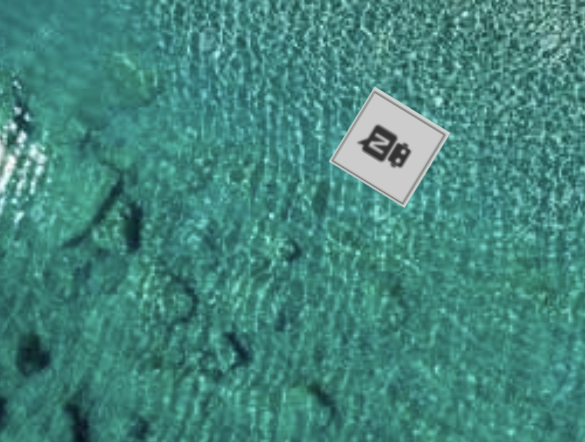
#> input picture resumen_openCV/img/log3.png, 585 x 442 px
$ python color_detec.py
#> lines starting #> are read from the running program, lines starting #| are printed output that depends on the picture; after the words box and inside, x2 and y2 are one past the last pixel; in counts of white or black regions, pixels touching at a corner belong together
### resumen_openCV/stack_img.py
import cv2
import numpy as np

def stackImages(scale, imgArray):
    rows = len(imgArray)
    cols = len(imgArray[0])

    for y in range(rows):
        for x in range(cols):
            if len(imgArray[y][x].shape) == 2:
                imgArray[y][x] = cv2.cvtColor(imgArray[y][x], cv2.COLOR_GRAY2BGR)

            if x == 0:
                img_hor = cv2.resize(imgArray[y][x], scale, interpolation=cv2.INTER_AREA)
            else:
                img_hor = np.hstack((img_hor, cv2.resize(imgArray[y][x], scale, interpolation=cv2.INTER_AREA)))

        if y == 0:
            img_ver = img_hor
        else:
            img_ver = np.vstack((img_ver, img_hor))

    return img_ver

### resumen_openCV/color_detec.py
import cv2
import numpy as np
from stack_img import stackImages

def empty(value):
    print(value)

cv2.namedWindow("TrackBars")
cv2.resizeWindow("TrackBars", 600, 240)

cv2.createTrackbar("Hue min","TrackBars", 0, 179, empty)
#> slider 'Hue min' is set to 35
cv2.createTrackbar("Hue max","TrackBars", 179, 179, empty)
cv2.createTrackbar("sat min","TrackBars", 0, 255, empty)
#> slider 'sat min' is set to 51
cv2.createTrackbar("sat max","TrackBars", 255, 255, empty)
cv2.createTrackbar("val min","TrackBars", 0, 255, empty)
#> slider 'val min' is set to 51
cv2.createTrackbar("val max","TrackBars", 255, 255, empty)

# color detection
while True:
    img = cv2.imread("img/log3.png")
#> img is the input picture: shape (442, 585, 3); mean B, G, R 125.3, 134.3, 68.2
    print(img)
#> (printed output is left out)
    img_copy = img.copy()

    imghsv = cv2.cvtColor(img, cv2.COLOR_BGR2HSV)
#> imghsv: shape (442, 585, 3); mean H, S, V 83.9, 128.7, 134.3

    h_min = cv2.getTrackbarPos("Hue min","TrackBars")
    h_max = cv2.getTrackbarPos("Hue max","TrackBars")
    s_min = cv2.getTrackbarPos("sat min","TrackBars")
    s_max = cv2.getTrackbarPos("sat max","TrackBars")
    v_min = cv2.getTrackbarPos("val min","TrackBars")
    v_max = cv2.getTrackbarPos("val max","TrackBars")

    lower = np.array([h_min,s_min,v_min])
    upper = np.array([h_max,s_max,v_max])
    mask = cv2.inRange(imghsv, lower, upper)
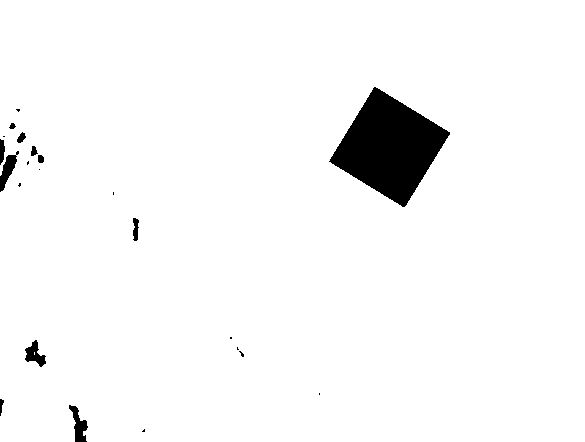
#> mask: shape (442, 585); 96.4% white; 22 black regions (11 under 20 px), largest, box (x1, y1, x2, y2) and area: (329, 87, 450, 207) 7801, (69, 405, 88, 442) 332, (0, 151, 19, 192) 321
    canny = cv2.Canny(mask, 50, 50)
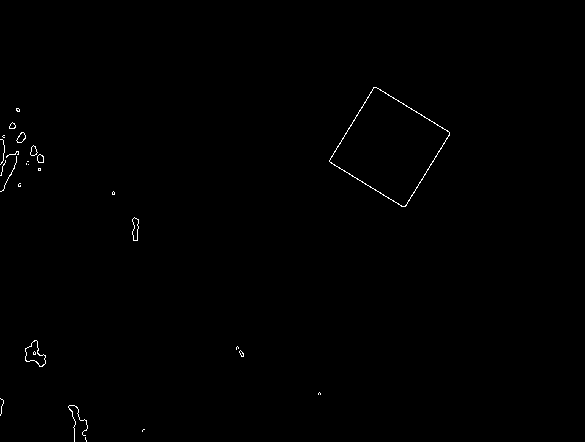
#> canny: shape (442, 585); 0.35% white in thin lines or dots, all inside (x1, y1, x2, y2) = (0, 87, 450, 442)
    dil = cv2.dilate(canny, np.ones((5,5)), iterations=1)
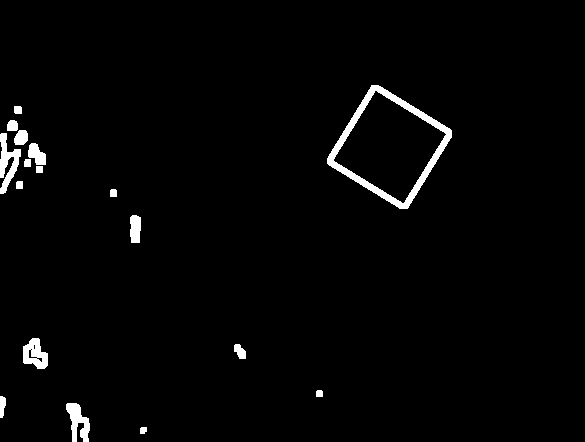
#> dil: shape (442, 585); 2.1% white; 17 white regions, largest, box (x1, y1, x2, y2) and area: (327, 85, 452, 209) 2272, (0, 133, 21, 194) 615, (66, 403, 90, 442) 532

    img_copy[np.where(dil > 100)] = np.array([0, 0, 255])
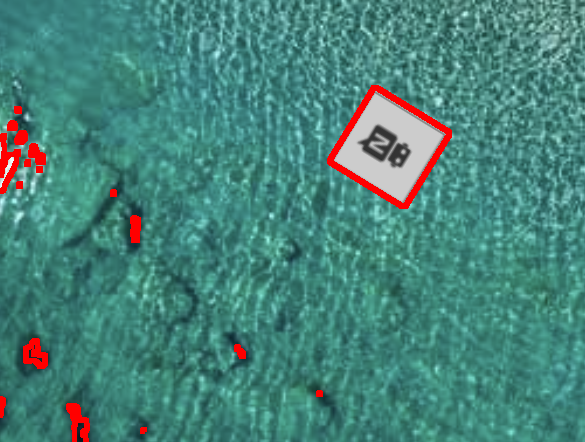
#> img_copy: shape (442, 585, 3); 2.07% of pixels changed, all inside (x1, y1, x2, y2) = (0, 85, 452, 442)

    full = stackImages((500, 380), [[img, imghsv, mask, img_copy]])
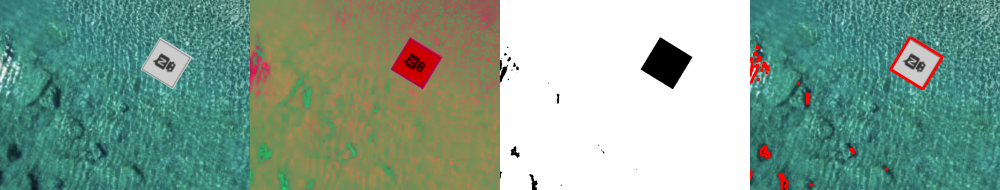
#> full: shape (380, 2000, 3) (shown at 1/2 size); mean B, G, R 144.4, 160.1, 130
    cv2.imshow("full", full)
    cv2.waitKey(1)

# 26 - 180 G

$ run again, with resumen_openCV/img/log2.png copied over resumen_openCV/img/log3.png
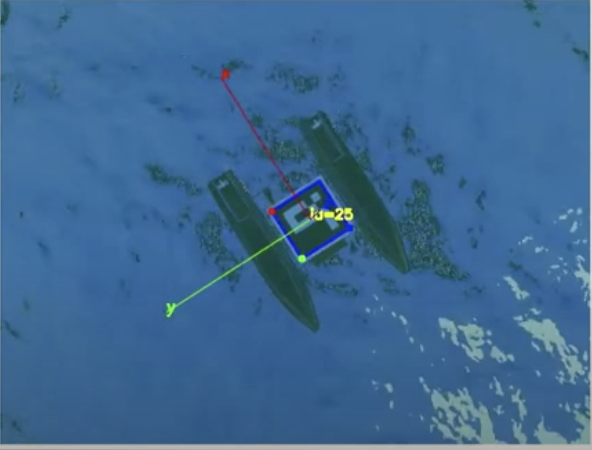
#> input picture resumen_openCV/img/log2.png, 592 x 450 px
#> img is the input picture: shape (450, 592, 3); mean B, G, R 146.4, 104.5, 62.3
#> (printed output is left out)
#> imghsv: shape (450, 592, 3); mean H, S, V 103.5, 147.4, 146.9
#> `mask = cv2.inRange(imghsv, lower, upper)`:
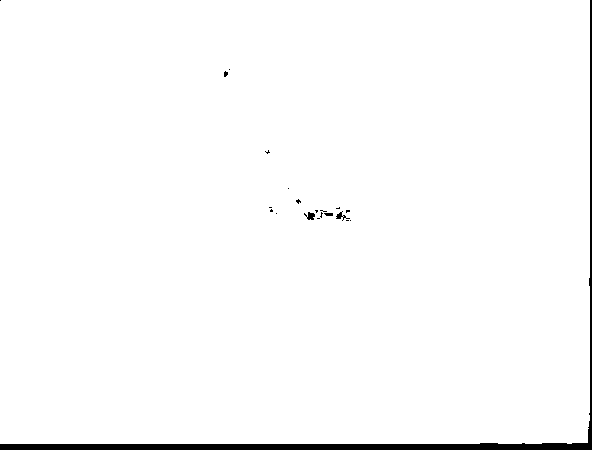
#> mask: shape (450, 592); 98.2% white; 21 black regions (17 under 20 px), largest, box (x1, y1, x2, y2) and area: (0, 0, 592, 450) 4551, (304, 212, 315, 220) 53, (336, 211, 350, 221) 46, (324, 213, 333, 216) 24
#> canny: shape (450, 592); 0.47% white in thin lines or dots
#> dil: shape (450, 592); 2.4% white; 8 white regions (1 under 20 px), largest, box (x1, y1, x2, y2) and area: (0, 0, 592, 446) 5191, (301, 205, 354, 224) 692, (266, 204, 280, 217) 120
#> img_copy: shape (450, 592, 3); 2.38% of pixels changed, all inside (x1, y1, x2, y2) = (0, 0, 592, 446)
#> `full = stackImages((500, 380), [[img, imghsv, mask, img_copy]])`:
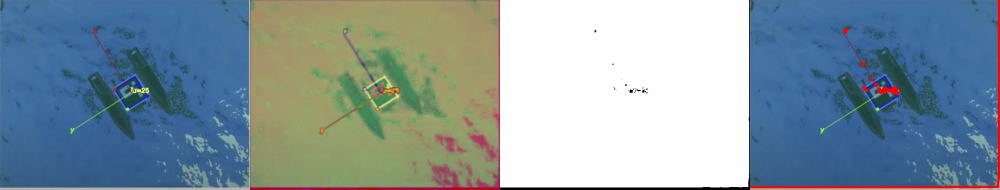
#> full: shape (380, 2000, 3) (shown at 1/2 size); mean B, G, R 160.8, 151, 131.4

$ run again, with resumen_openCV/img/log4.png copied over resumen_openCV/img/log3.png
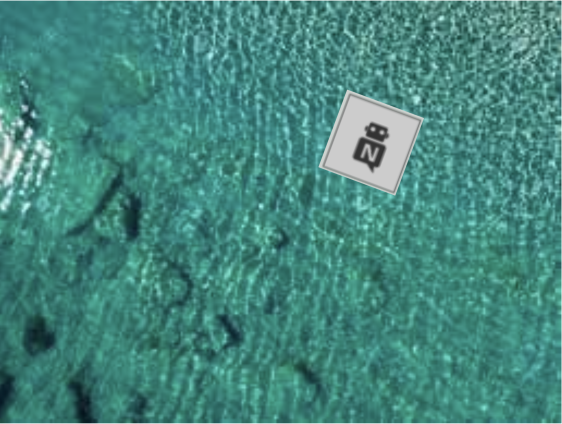
#> input picture resumen_openCV/img/log4.png, 1124 x 848 px (shown at 1/2 size)
#> img is the input picture: shape (848, 1124, 3); mean B, G, R 125.6, 134.5, 68.9
#> (printed output is left out)
#> imghsv: shape (848, 1124, 3); mean H, S, V 83.8, 128.2, 134.6
#> `mask = cv2.inRange(imghsv, lower, upper)`:
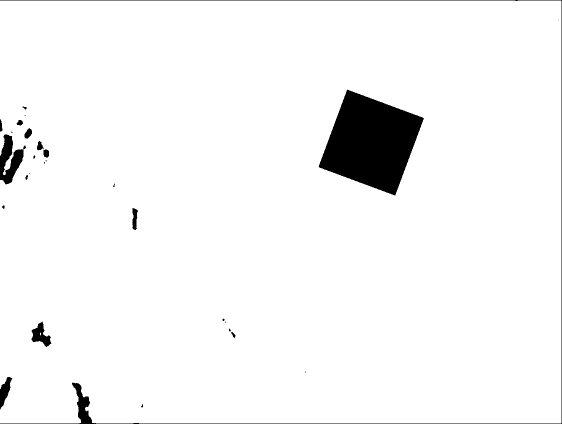
#> mask: shape (848, 1124) (shown at 1/2 size); 96.1% white; 28 black regions (13 under 20 px), largest, box (x1, y1, x2, y2) and area: (637, 179, 848, 391) 27091, (0, 0, 1124, 848) 4564, (0, 269, 52, 369) 2593
#> canny: shape (848, 1124); 0.53% white in thin lines or dots
#> dil: shape (848, 1124); 2.4% white; 22 white regions, largest, box (x1, y1, x2, y2) and area: (0, 0, 1124, 848) 12437, (635, 177, 850, 393) 3979, (0, 266, 54, 371) 1920
#> img_copy: shape (848, 1124, 3); 2.42% of pixels changed, all inside (x1, y1, x2, y2) = (0, 0, 1124, 848)
#> `full = stackImages((500, 380), [[img, imghsv, mask, img_copy]])`:
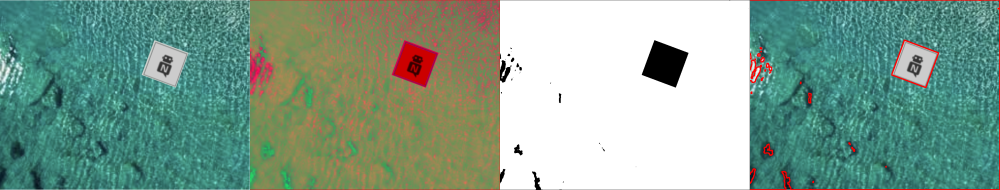
#> full: shape (380, 2000, 3) (shown at 1/2 size); mean B, G, R 144.1, 159.6, 130.2
